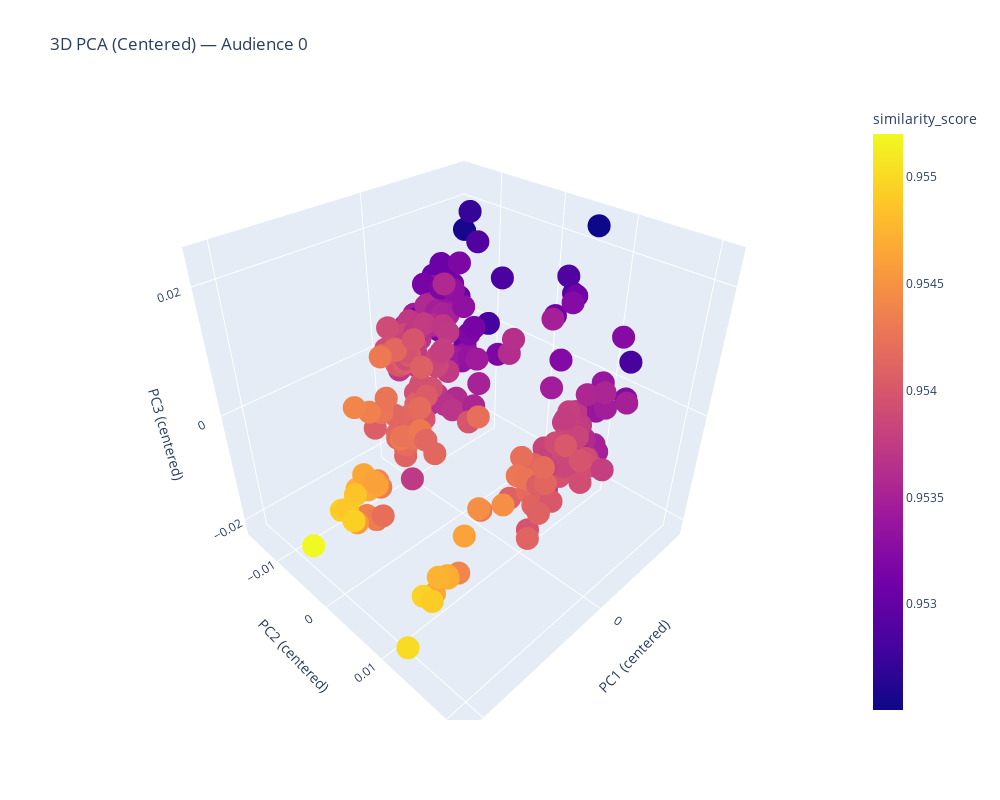
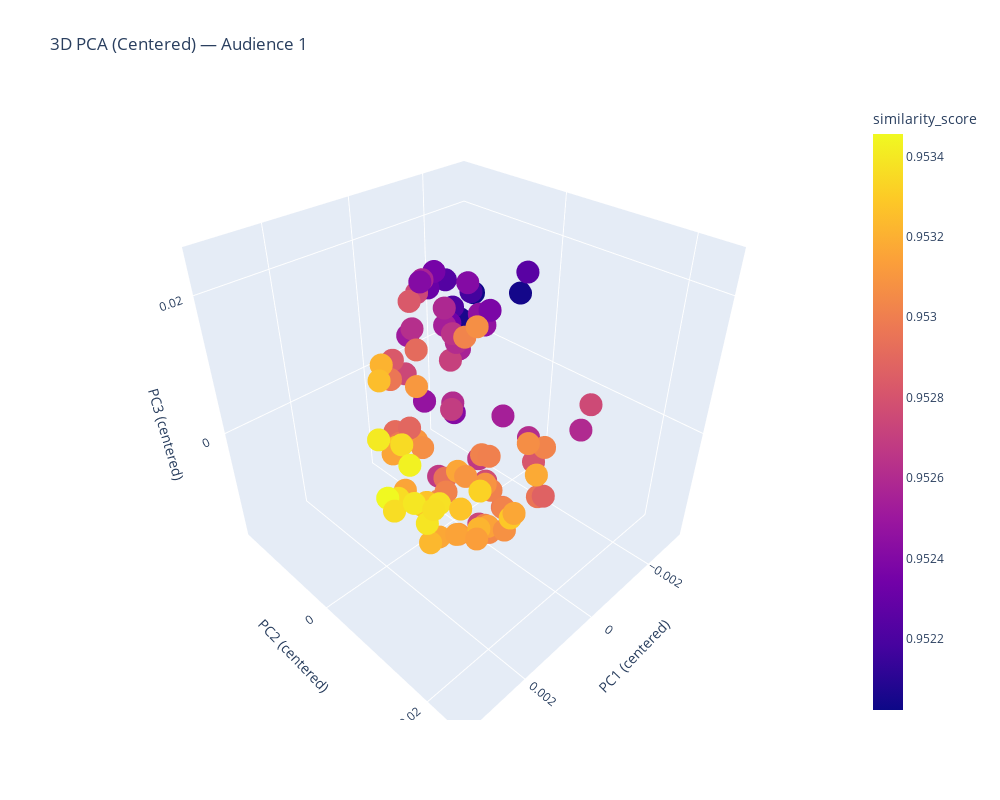

Here is the notebook cell these charts were saved with, in order:
### Code cell
import pandas as pd
import plotly.express as px

# Load CSV
df = pd.read_csv("persona_scores_pca.csv")

# Loop per audience
for audience_label, df_aud in df.groupby("audience"):

    # Center the PCA coordinates for this audience
    df_aud = df_aud.copy()
    df_aud["pc1_c"] = df_aud["pc1"] - df_aud["pc1"].mean()
    df_aud["pc2_c"] = df_aud["pc2"] - df_aud["pc2"].mean()
    df_aud["pc3_c"] = df_aud["pc3"] - df_aud["pc3"].mean()

    # Plot centered PCA
    fig = px.scatter_3d(
        df_aud,
        x="pc1_c",
        y="pc2_c",
        z="pc3_c",
        color="similarity_score",  # or "score"
        hover_data=["member", "score", "similarity_score"],
        title=f"3D PCA (Centered) — {audience_label}",
    )

    fig.update_layout(
        scene=dict(
            xaxis_title="PC1 (centered)",
            yaxis_title="PC2 (centered)",
            zaxis_title="PC3 (centered)",
        ),
        width=1000,
        height=800,
        legend_title="Similarity",
    )

    fig.show()
